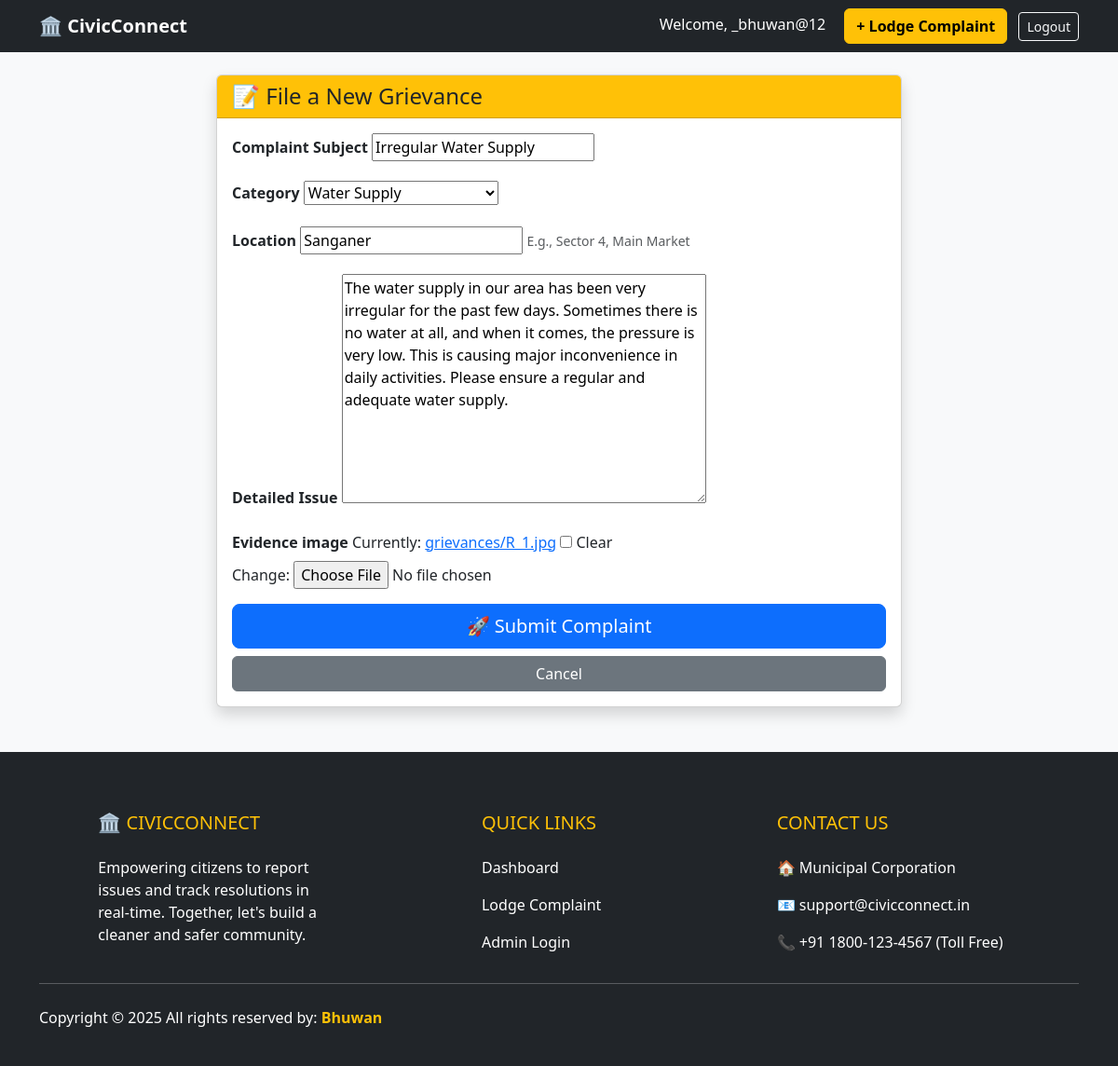
The page /post/7/edit/ (signed in) on the database its author committed.
### GrievancePortal/models.py (models this page shows, shortened)
class Grievance(models.Model):
    CATEGORY_CHOICES = [
        ('ROAD', 'Road & Transport'),
        ('WATER', 'Water Supply'),
        ('ELECTRICITY', 'Electricity & Street Lights'),
        ('GARBAGE', 'Garbage & Cleaning'),
        ('OTHER', 'Other'),
    ]
    STATUS_CHOICES = [
        ('PENDING', 'Pending Review'),
        ('IN_PROGRESS', 'In Progress'),
        ('RESOLVED', 'Resolved'),
        ('REJECTED', 'Rejected'),
    ]
    user = models.ForeignKey(User, on_delete=models.CASCADE)
    title = models.CharField(max_length=200, verbose_name="Complaint Subject")
    description = models.TextField(verbose_name="Detailed Issue")
    location = models.CharField(max_length=200, help_text="E.g., Sector 4, Main Market")
    evidence_image = models.ImageField(upload_to='grievances/', blank=True, null=True)
    category = models.CharField(max_length=20, choices=CATEGORY_CHOICES, default='OTHER')
    status = models.CharField(max_length=20, choices=STATUS_CHOICES, default='PENDING')
    created_at = models.DateTimeField(auto_now_add=True)
    updated_at = models.DateTimeField(auto_now=True)

### GrievancePortal/views.py (the view)
# urls.py: path('post/<int:pk>/edit/', grievance_views.grievance_edit, name='grievance_edit'),
@login_required
def grievance_edit(request, pk):
    post = get_object_or_404(Grievance, pk=pk)
    if request.method == "POST":
        form = GrievanceForm(request.POST, request.FILES, instance=post)  # include request.FILES to handle uploaded files
        if form.is_valid():
            form.save()
            return redirect('grievance_detail', pk=post.pk)
    else:
            form = GrievanceForm(instance=post)
    return render(request, 'grievance/grievance_form.html', {'form':form})

### GrievancePortal/forms.py
class GrievanceForm(forms.ModelForm):
    class Meta:
        model = Grievance
        fields = ['title', 'category', 'location', 'description', 'evidence_image']

### GrievancePortal/templates/grievance/grievance_form.html (shortened to what this page needs)
{% extends 'grievance/base.html' %}
{% block content %}
<div class="row justify-content-center">
    <div class="col-md-8">
        <div class="card shadow">
            <div class="card-header bg-warning text-dark">
                <h4 class="mb-0">📝 File a New Grievance</h4>
            </div>
            <div class="card-body">
                <form method="POST" enctype="multipart/form-data">
                    {% for field in form %}
                    <div class="mb-3">
                        <label class="form-label fw-bold">{{ field.label }}</label>
                        {{ field }} {% if field.help_text %}
                            <small class="form-text text-muted">{{ field.help_text }}</small>
                        {% endif %}
                    </div>
                    {% endfor %}
                    <div class="d-grid gap-2">
                        <button type="submit" class="btn btn-primary btn-lg">🚀 Submit Complaint</button>
                        <a href="{% url 'grievance_list' %}" class="btn btn-secondary">Cancel</a>
                    </div>
                </form>
            </div>
        </div>
    </div>
</div>
{% endblock %}

### GrievancePortal/templates/grievance/base.html (shortened to what this page needs)
<!DOCTYPE html>
<html>
  <head>
    <link
      href="https://cdn.jsdelivr.net/npm/bootstrap@5.3.0/dist/css/bootstrap.min.css"
      rel="stylesheet"
    />
  </head>
  <body class="bg-light">
    <nav class="navbar navbar-expand-lg navbar-dark bg-dark">
      <div class="container">
        <a class="navbar-brand fw-bold" href="{% url 'grievance_list' %}"
          >🏛️ CivicConnect</a
        >
        <div class="ml-auto">
          {% if user.is_authenticated %}
          <span class="text-white me-3">Welcome, {{ user.username }}</span>
          <a href="{% url 'grievance_create' %}" class="btn btn-warning fw-bold"
            >+ Lodge Complaint</a
          >
          <form action="{% url 'logout' %}" method="post" class="d-inline">
            <button type="submit" class="btn btn-outline-light btn-sm ms-2">
              Logout
            </button>
          </form>
          {% else %}
          <a href="{% url 'login' %}" class="btn btn-outline-primary">Login</a>
          <a href="{% url 'signup' %}" class="btn btn-outline-light">Signup</a>
          {% endif %}
        </div>
      </div>
    </nav>
    <div class="container mt-4">{% block content %} {% endblock %}</div>
    <footer class="bg-dark text-white pt-5 pb-4 mt-5">
        <div class="container">
            <div class="row">
                <div class="col-md-4 col-lg-4 col-xl-3 mx-auto mt-3">
                    <h5 class="text-uppercase mb-4 font-weight-bold text-warning">🏛️ CivicConnect</h5>
                    <p>
                        Empowering citizens to report issues and track resolutions in real-time.
                        Together, let's build a cleaner and safer community.
                    </p>
                </div>
                <div class="col-md-2 col-lg-2 col-xl-2 mx-auto mt-3">
                    <h5 class="text-uppercase mb-4 font-weight-bold text-warning">Quick Links</h5>
                    <p>
                        <a href="{% url 'grievance_list' %}" class="text-white text-decoration-none">Dashboard</a>
                    </p>
                    <p>
                        <a href="{% url 'grievance_create' %}" class="text-white text-decoration-none">Lodge Complaint</a>
                    </p>
                    <p>
                        <a href="/admin/" class="text-white text-decoration-none">Admin Login</a>
                    </p>
                </div>
                <div class="col-md-4 col-lg-3 col-xl-3 mx-auto mt-3">
                    <h5 class="text-uppercase mb-4 font-weight-bold text-warning">Contact Us</h5>
                    <p>
                        🏠 Municipal Corporation
                    </p>
                    <p>
                        📧 support@civicconnect.in
                    </p>
                    <p>
                        📞 +91 1800-123-4567 (Toll Free)
                    </p>
                </div>
            </div>
            <hr class="mb-4">
            <div class="row align-items-center">
                <div class="col-md-7 col-lg-8">
                    <p> Copyright © 2025 All rights reserved by:
                        <a href="#" style="text-decoration: none;">
                            <strong class="text-warning">Bhuwan</strong>
                        </a>
                    </p>
                </div>
            </div>
        </div>
    </footer>
    </body>
</html>
</html>

### GrievancePortal/templates/grievance/base.html (style rules this page uses)
body { display: flex; flex-direction: column; min-height: 100vh; }
footer { margin-top: auto; }

### rows shown on the page
Grievance: form "Irregular Water Supply" "Water Supply" "Sanganer" "The water supply in our area has been very irregular for the past few days. Sometimes there is no water at all, and when it comes, the pressure is very low. This is causing major inconvenience in daily activities. Please ensure a regular and adequate water supply."

### other values the page prints
{{ user.username }} "_bhuwan@12"
{{ field.label }} "Complaint Subject" "Category" "Location" "Detailed Issue" "Evidence image"
{{ field.help_text }} "E.g., Sector 4, Main Market"
